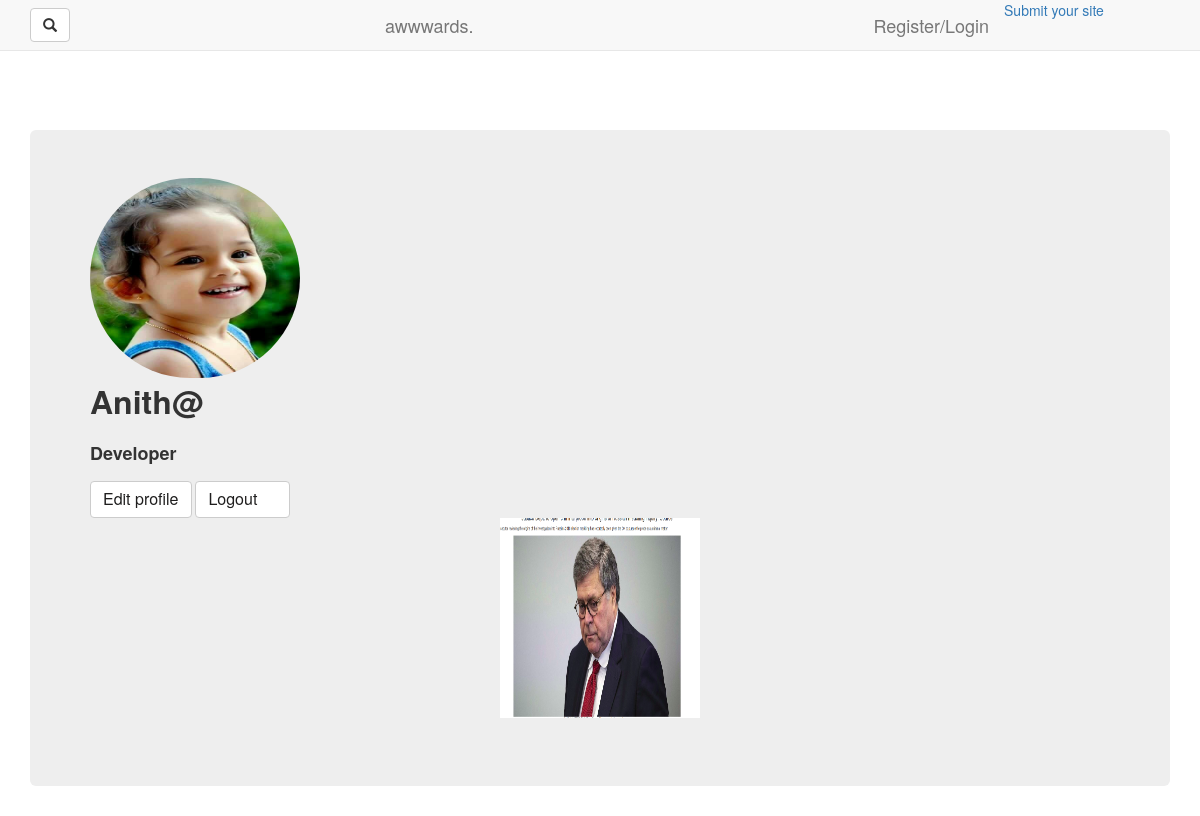
The page /profile/ (signed in) on the database as committed earlier.
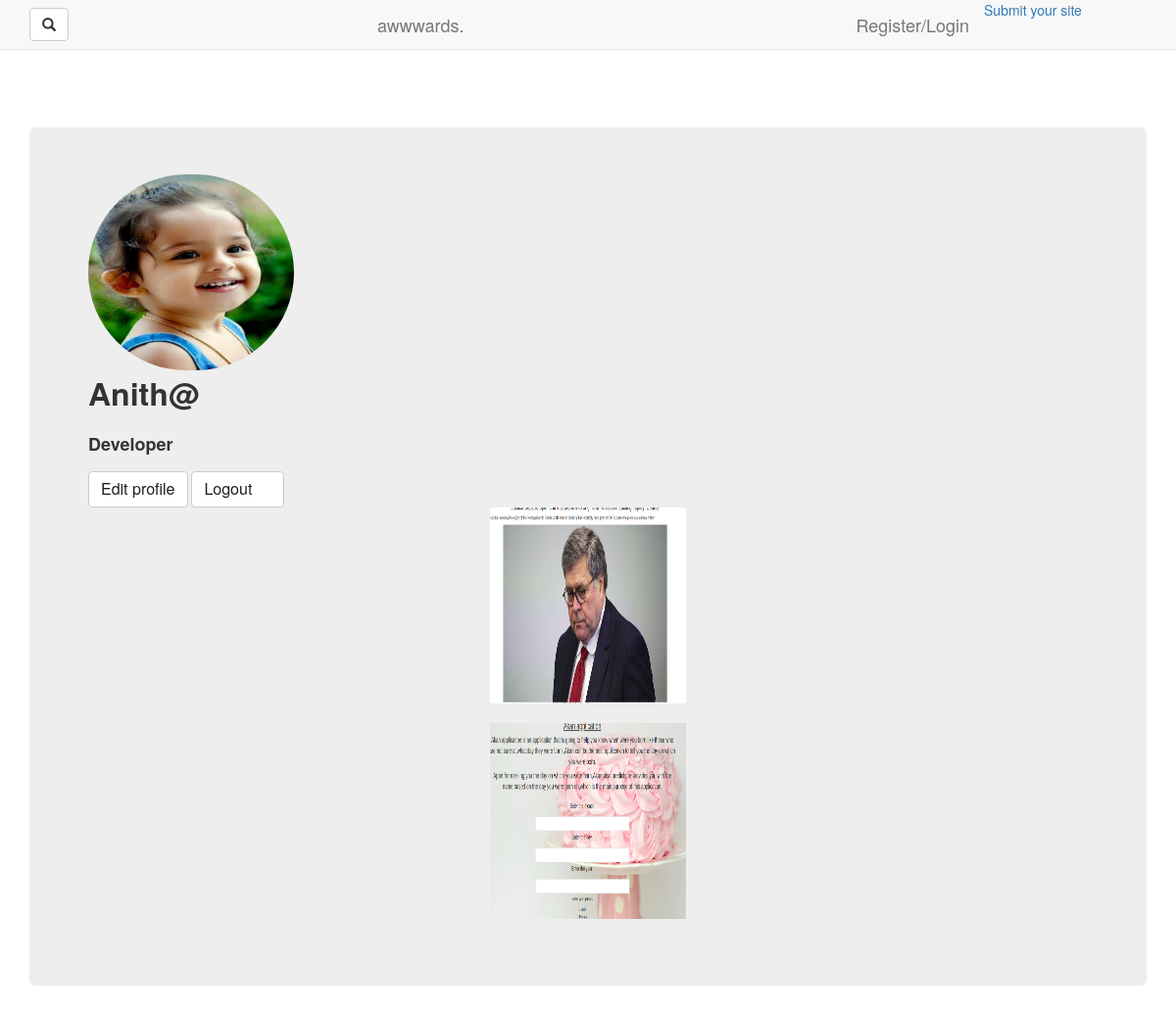
The same page on the database as committed later.
### awards/models.py (models this page shows)
class Profile(models.Model):
    user = models.ForeignKey(User,on_delete=models.CASCADE)
    photo = models.ImageField(upload_to = 'photos',null=True,blank=True)
    biography=models.TextField(max_length=60)
    def __str__(self):
        return self.biography

class Project(models.Model):
    image=models.ImageField(upload_to = 'pictures',null= True)
    title=models.CharField(max_length=30)
    description=models.CharField(max_length=30)
    post = HTMLField()
    profile=models.ForeignKey(Profile,null= True)
    user=models.ForeignKey(User,blank=True,null=True)
    comments=models.CharField(max_length=30)

### awards/views.py (the view)
# urls.py: url(r'^profile/',views.profile,name='profile'),
@login_required(login_url='/accounts/login/')
def profile(request):
    current_user = request.user
    profile=Profile.objects.filter(user=current_user).first()
    print(profile)
    images=Project.objects.filter(user=current_user)
    return render(request, 'my_awards/new_profile.html', {"images":images,"profile":profile})

### awards/templates/my_awards/new_profile.html (shortened to what this page needs)
{% extends 'my_awards/base.html'%}
{% load bootstrap3 %}
{% block content %}
<br><br><br><br><br>
<div class="container" >
  <div class="jumbotron">
    <div>
      <img src="{{profile.photo.url}}" class="profile">
      <br><p style="font-size:xx-large"><strong>{{profile.user}}</strong></p>
      <p style="font-size:large"><strong>{{profile.biography}}</strong></p>
    </div>
       <button type="button" class="btn btn-default" ><a href="{% url 'profileform' %}" style="font-size:16px;color: rgb(31, 30, 30);float:left;">Edit profile</a></button>
       <button type="button" class="btn btn-default" ><a href="/logout" style="font-size:16px;color: rgb(31, 30, 30);margin-right:20px;float:right;">Logout</a></button>
       {% for insta in images %}
       <div class="row"style="text-align: center">
       <div class="col-lg-12">
       <img src="{{insta.image.url}}" style="width:200px;height:200px;border-style:solid" alt="Image"><br> <br>
     {% endfor %}
    </div>
  </div>
   </div>
  </div>
</div>
{% endblock %}

### awards/templates/my_awards/base.html (shortened to what this page needs)
{% load bootstrap3 %}
{% load staticfiles %}
<!DOCTYPE html>
<html>
<head>
  {% block styles %}
  {% bootstrap_css %}
  {% endblock %}
</head>
<body>
  {% include "navbar.html"%}
  {% block content %}
  {%endblock%}
</body>
</html>

### awards/templates/navbar.html (shortened to what this page needs)
<!DOCTYPE html>
<html lang="en">
<head>
  <link rel="stylesheet" href="https://maxcdn.bootstrapcdn.com/bootstrap/3.4.0/css/bootstrap.min.css">
</head>
<p>The awards of design, creativity and innovation on the internet</p>
<body>
<nav class="navbar navbar-default navbar-fixed-top">
  <div class="container-fluid">
    <form class="navbar-form navbar-left" action="/action_page.php" style="margin-right:300px;">
        <button class="btn btn-default" type="submit"><i class="glyphicon glyphicon-search"></i></button>
    </form>
    <div class="navbar-header">
      <a class="navbar-brand" href="#">awwwards.</a>
    </div>
      <a class="navbar-brand" href="/accounts/login"style="margin-left:370px;">Register/Login</a>
      <a  href="{% url 'new_post' %}">Submit your site</a>
  </div>
</nav>
</body>
</html>

### awards/templates/my_awards/new_profile.html (style rules this page uses)
.profile { border-radius: 700px; width: 210px; height: 200px; }

Rows that differ between the two databases and show on the page:
added Project: image (picture)
